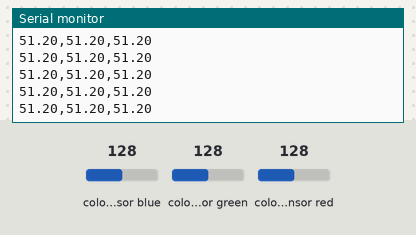
The sketch below on a simulated Arduino Uno, built with avr-gcc and run on an emulated ATmega328P. Parts: the last lines printed to the serial monitor. The inputs (shaded band) are chosen by the test bench; at power-on: colour sensor blue 128, colour sensor green 128, colour sensor red 128.

Above: at 1.2 s.
1.3 s: colour sensor blue set to 5
At 1.36 s:
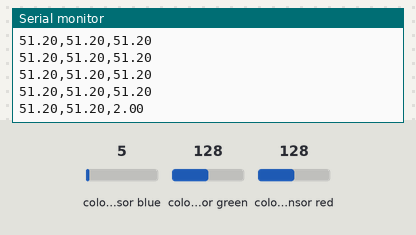
2.8 s: colour sensor green set to 5
At 2.81 s:
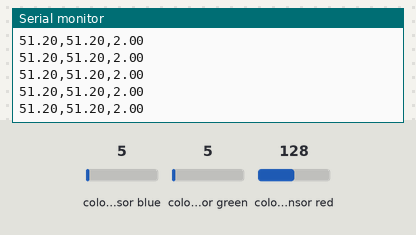
4.3 s: colour sensor red set to 5
At 4.3 s:
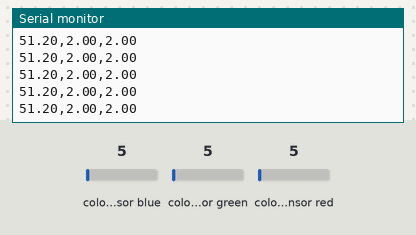

Measured:
- after the input at 1.3 s, the serial monitor: prints a new line at once (image 1)

The sketch:

Neurona_rgbCapture.ino
```cpp
#include <Wire.h>
#include "Adafruit_TCS34725.h"

/***********************************
   Connect SCL    to analog 5
   Connect SDA    to analog 4
   Connect VDD    to 5.0/3.3V DC
   Connect GROUND to common ground
************************************/

Adafruit_TCS34725 tcs = Adafruit_TCS34725();

void setup(void) {
  Serial.begin(115200);

  if (tcs.begin()) {
    Serial.println("Found sensor");
  } else {
    Serial.println("No TCS34725 found ... check your connections");
    while (1);
  }
}

void loop(void) {
  uint16_t r, g, b, c;

  tcs.getRawData(&r, &g, &b, &c);

  double red = double(r) / 20.0;
  double green = double(g) / 20.0;
  double blue = double(b) / 20.0;

  Serial.print(red); Serial.print(",");
  Serial.print(green); Serial.print(",");
  Serial.print(blue);
  Serial.println();
}
```
